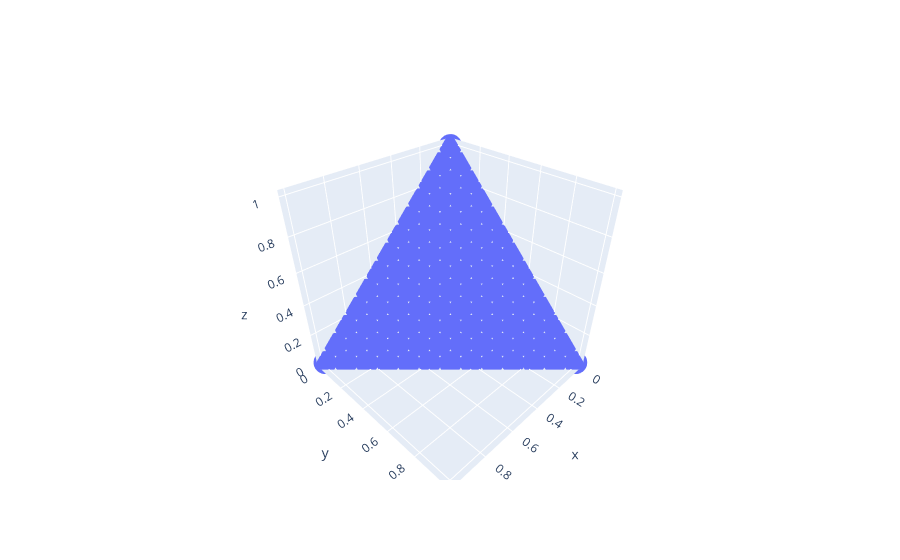

Notebook source saved alongside this figure:
### Code cell
import plotly.graph_objects as go
import numpy as np

# Helix equation
x = [p[0] for p in points]
y = [p[1] for p in points]
z = [p[2] for p in points]

fig = go.Figure(data=[go.Scatter3d(x=x, y=y, z=z,
                                   mode='markers')])
fig.show()
